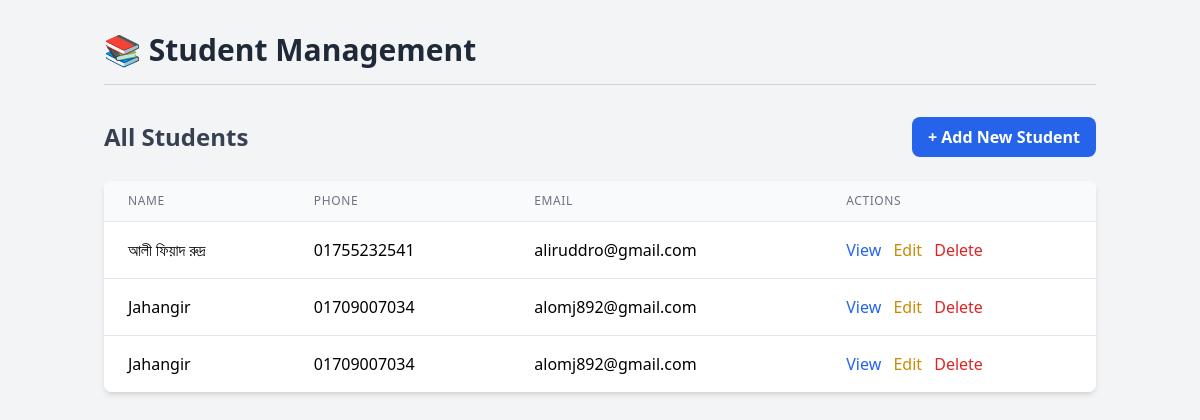
/students/, run on an earlier commit of the app's database.
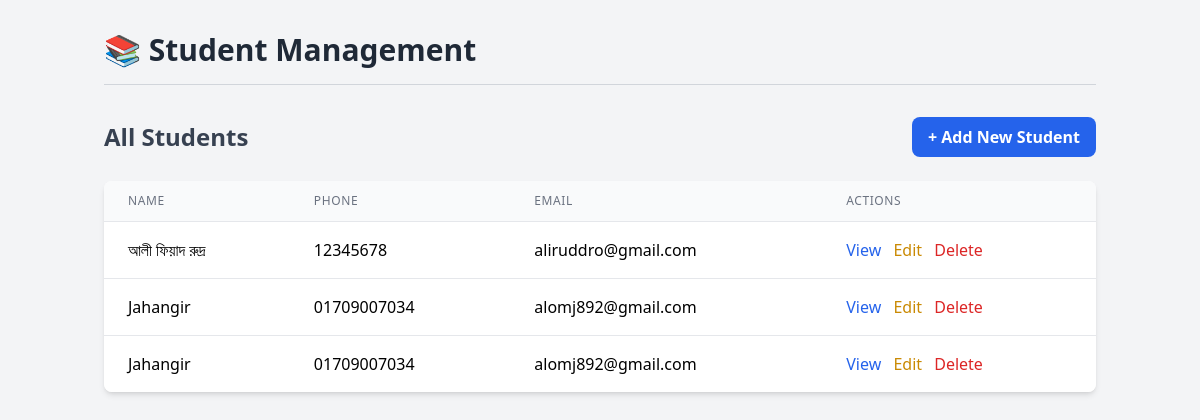
And on a later commit of the database.
### myapp/models.py (models this page shows, shortened)
class Student(models.Model):
    full_name = models.CharField(max_length=100)
    phone = models.CharField(max_length=15)
    email = models.EmailField(blank=True, null=True)   # optional
    enrollment_date = models.DateTimeField(auto_now_add=True)

### myapp/views.py (the view)
# urls.py: path('', views.student_list, name='list'),          # /students/
def student_list(request):
    students = Student.objects.all().order_by('-enrollment_date')  # newest first
    return render(request, 'students/list.html', {'students': students})

### myapp/templates/students/list.html
{% extends 'base.html' %}
{% block content %}
<div class="flex justify-between items-center mb-6">
    <h2 class="text-2xl font-semibold text-gray-700">All Students</h2>
    <a href="{% url 'students:create' %}" class="bg-blue-600 hover:bg-blue-700 text-white font-bold py-2 px-4 rounded-lg transition duration-200">
        + Add New Student
    </a>
</div>
<div class="bg-white shadow-md rounded-lg overflow-hidden">
    <table class="min-w-full divide-y divide-gray-200">
        <thead class="bg-gray-50">
            <tr>
                <th class="px-6 py-3 text-left text-xs font-medium text-gray-500 uppercase tracking-wider">Name</th>
                <th class="px-6 py-3 text-left text-xs font-medium text-gray-500 uppercase tracking-wider">Phone</th>
                <th class="px-6 py-3 text-left text-xs font-medium text-gray-500 uppercase tracking-wider">Email</th>
                <th class="px-6 py-3 text-left text-xs font-medium text-gray-500 uppercase tracking-wider">Actions</th>
            </tr>
        </thead>
        <tbody class="bg-white divide-y divide-gray-200">
            {% for student in students %}
            <tr class="hover:bg-gray-50 transition">
                <td class="px-6 py-4 whitespace-nowrap">{{ student.full_name }}</td>
                <td class="px-6 py-4 whitespace-nowrap">{{ student.phone }}</td>
                <td class="px-6 py-4 whitespace-nowrap">{{ student.email|default:"—" }}</td>
                <td class="px-6 py-4 whitespace-nowrap space-x-2">
                    <a href="{% url 'students:detail' student.pk %}" class="text-blue-600 hover:text-blue-800 font-medium">View</a>
                    <a href="{% url 'students:update' student.pk %}" class="text-yellow-600 hover:text-yellow-800 font-medium">Edit</a>
                    <a href="{% url 'students:delete' student.pk %}" class="text-red-600 hover:text-red-800 font-medium">Delete</a>
                </td>
            </tr>
            {% empty %}
            <tr>
                <td colspan="4" class="px-6 py-4 text-center text-gray-500">No students found. <a href="{% url 'students:create' %}" class="text-blue-600 hover:underline">Add one</a></td>
            </tr>
            {% endfor %}
        </tbody>
    </table>
</div>
{% endblock %}

### myapp/templates/base.html (shortened to what this page needs)
<!DOCTYPE html>
<html lang="en">
<head>
    <script src="https://cdn.tailwindcss.com"></script>
</head>
<body class="bg-gray-100 min-h-screen">
    <div class="container mx-auto px-4 py-8">
        <header class="mb-8">
            <h1 class="text-3xl font-bold text-gray-800">📚 Student Management</h1>
            <hr class="my-4 border-gray-300">
        </header>
        {% block content %}{% endblock %}
    </div>
</body>
</html>

What changed in the data, as far as the page shows it:
changed Student "আলী ফিয়াদ রুদ্র": phone "01755232541" → "12345678"
